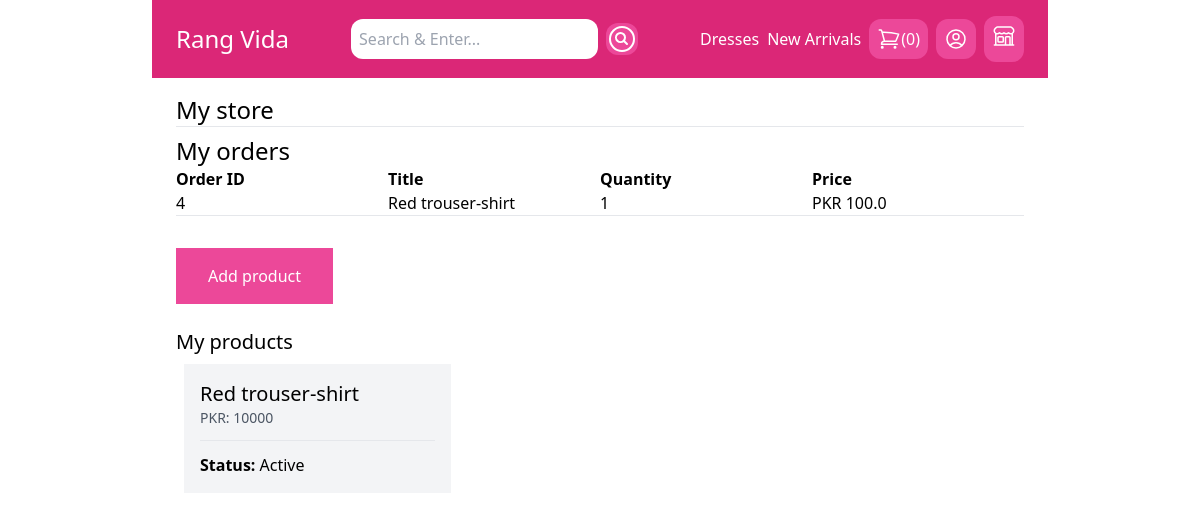
Page /my-store/ (signed in) on the earlier database version.
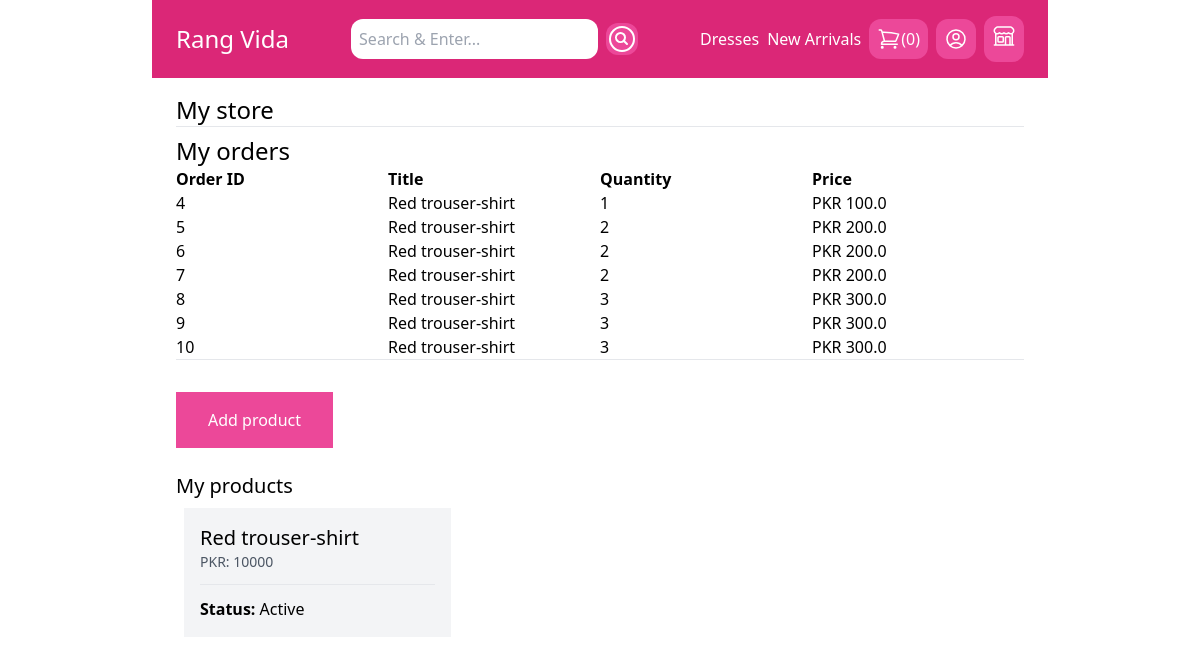
Same page on the later database version.
### store/models.py (models this page shows, shortened)
class Category(models.Model):
    title = models.CharField(max_length=50)
    slug = models.SlugField(max_length=50)
    class Meta:
        verbose_name_plural = 'Categories'

class OrderItem(models.Model):
    order = models.ForeignKey('Order', related_name='items', on_delete=models.CASCADE)
    product = models.ForeignKey('Product', related_name='items', on_delete=models.CASCADE)
    price = models.IntegerField()
    quantity = models.IntegerField(default=1)
    def get_display_price(self):
        return self.price / 100

class Order(models.Model):
    created_by = models.ForeignKey(User, related_name= 'orders', on_delete=models.PROTECT, blank=True)
    created_at = models.DateTimeField(auto_now_add=True)
    first_name = models.CharField(max_length=255)
    last_name = models.CharField(max_length=255)
    address = models.CharField(max_length=255)
    city = models.CharField(max_length=255)
    zip_code = models.CharField(max_length=255)
    total_cost = models.IntegerField(default=0)
    paid_amount = models.IntegerField(blank=True, null=True)
    is_paid = models.BooleanField(default=False)
    payment_intent = models.CharField(max_length=255)

class Product(models.Model):
    DRAFT = 'draft'
    AWAITING_APPROVAL = 'Waiting approval'
    ACTIVE = 'active'
    DELETED = 'deleted'
    STATUS_CHOICES = ((DRAFT, 'Draft'),
                      (AWAITING_APPROVAL,'Awaiting approval'),
                      (ACTIVE, 'Active'),
                      (DELETED, 'Deleted')
    )
    status = models.CharField(max_length=50, choices=STATUS_CHOICES, default=ACTIVE)
    user = models.ForeignKey(User, related_name='products', on_delete=models.CASCADE)
    category = models.ForeignKey(Category, related_name='products', on_delete=models.CASCADE)
    title = models.CharField(max_length=50)
    slug = models.SlugField(max_length=50)
    description = models.TextField(blank=True)
    price = models.IntegerField()
    image = models.ImageField(upload_to='uploads/product_images/', blank=True, null=True)
    thumbnail = models.ImageField(upload_to='uploads/product_images/thumbnail', blank=True, null=True)
    created_at = models.DateTimeField(auto_now_add=True)
    updated_at = models.DateTimeField(auto_now=True)
    class Meta:
        ordering = ('-created_at',)
    def get_display_price(self):
        return self.price

### userprofile/views.py (the view)
# urls.py: path('my-store/', views.my_store, name='my_store'),
@login_required
def my_store(request):
    products = request.user.products.exclude(status=Product.DELETED)
    order_items = OrderItem.objects.filter(product__user=request.user)
    return render(request, 'userprofile/my_store.html', {
        'products': products,
        'order_items': order_items,
})

### store/cart.py (called while the page is built)
    def __len__(self):
        return sum(item['quantity'] for item in self.cart.values())

### store/context_processors.py (called while the page is built)
def cart(request):
    return {'cart': Cart(request)}

### store/templatetags/menu.py (called while the page is built)
@register.inclusion_tag('core/menu.html')
def menu():
    categories = Category.objects.all()
    return {'categories': categories}

### userprofile/templates/userprofile/my_store.html (shortened to what this page needs)
  {% extends 'core/base.html' %}
  {% block content %}
     <h1  class="text-2xl">My store</h1>
    <hr>
    <h2 class="mt-2 text-2xl">My orders</h2>
    <div class="flex flex-wrap">
         <div class="w-1/4">
            <strong>Order ID</strong>
         </div>
         <div class="w-1/4">
            <strong>Title</strong>
         </div>
         <div class="w-1/4">
            <strong>Quantity</strong>
         </div>
        <div class="w-1/4">
            <strong>Price</strong>
        </div>
    </div>
    {% for order_item in order_items %}
        <div class="flex flex-wrap">
            <div class="w-1/4">
                <a href="{% url 'my_store_order_details' order_item.order.id %}">{{ order_item.order.id }}</a>
            </div>
            <div class="w-1/4">
                {{ order_item.product.title }}
            </div>
            <div class="w-1/4">
                {{ order_item.quantity}}
            </div>
            <div class="w-1/4">
                PKR {{ order_item.get_display_price }}
             </div>
        </div>
    {% endfor %}
    <hr>
     <a href="{% url 'add_product' %}" class=" mt-8 inline-block py-4 px-8 bg-pink-500 text-white">Add product</a>
     <h2 class=" mt-6 text-xl">My products</h2>
     {% if products %}
            <div class="flex flex-wrap">
       {% for product in products %}
            <div class="product w-1/3 p-2">
                <div class="p-4 bg-gray-100">
                    <a href="{% url 'edit_product' product.id %}">
                        <h2 class="text-xl">{{ product.title }}</h2>
                        <p class="text-sm text-gray-600">PKR: {{ product.get_display_price }}</p>
                        <hr class="my-3">
                        <p><strong>Status: </strong>{{ product.get_status_display }}</p>
                    </a>
                </div>
            </div>
       {% endfor %}
   </div>
     {% else %}
        <p class="inline-block mt-2 py-1 px-4 bg-gray-200 text-xs">You don't have any products yet...</p>
     {% endif %}
  {% endblock %}

### core/Templates/Core/base.html (shortened to what this page needs)
{% load menu %}
<!doctype html>
<html>
    <head>
        <script src="https://cdn.tailwindcss.com"></script>
    </head>
    <body>
          <nav class="max-w-4xl mx-auto py-4 px-6 flex items-center justify-between bg-pink-600">
              <div class="logo">
                  <a href="/" class="text-2xl text-white">Rang Vida</a>
              </div>
              <div class="search">
                  <form method="get" action="/search/" class="flex items-center space x-4">
                    <input type="search" name="query" placeholder="Search & Enter..." class="mr-2 py-2 px-2 rounded-xl hover:bg-pink-100">
                    <button>
                      </button>
                  </form>
              </div>
              <div class="menu flex items-center space-x-2">
                  {% menu %}
                  <a href="{% url 'cart_view' %}" class=" flex py-2 px-2 bg-pink-500 text-white rounded-xl hover:bg-pink-600">
                  <span>({{ cart|length }})</span>
                  </a>
                  {% if request.user.is_authenticated %}
                        <a href="{% url 'myaccount' %}" class="py-2 px-2 bg-pink-500 text-white rounded-xl hover:bg-pink-600">
                          </a>
                        {% if request.user.is_authenticated %}
                            <a href="{% url 'my_store' %}" class="py-2 px-2 bg-pink-500 text-white rounded-xl hover:bg-pink-600"><button></button></a>
                        {% endif %}
                  {% endif %}
              </div>
          </nav>
          <div class="max-w-4xl mx-auto py-4 px-6">
                {% block content %}
                {% endblock %}
          </div>
    </body>
</html>

### core/Templates/Core/menu.html (shortened to what this page needs)
{% for category in categories %}
    <a href="{% url 'category_detail' category.slug %}" class="text-white">{{ category.title }}</a>
{% endfor %}

Differences in the rows shown:
added OrderItem: order.id "5", product "Red trouser-shirt", quantity "2", get_display_price "200.0"
added OrderItem: order.id "6", product "Red trouser-shirt", quantity "2", get_display_price "200.0"
added OrderItem: order.id "7", product "Red trouser-shirt", quantity "2", get_display_price "200.0"
added OrderItem: order.id "8", product "Red trouser-shirt", quantity "3", get_display_price "300.0"
added OrderItem: order.id "9", product "Red trouser-shirt", quantity "3", get_display_price "300.0"
added OrderItem: order.id "10", product "Red trouser-shirt", quantity "3", get_display_price "300.0"
